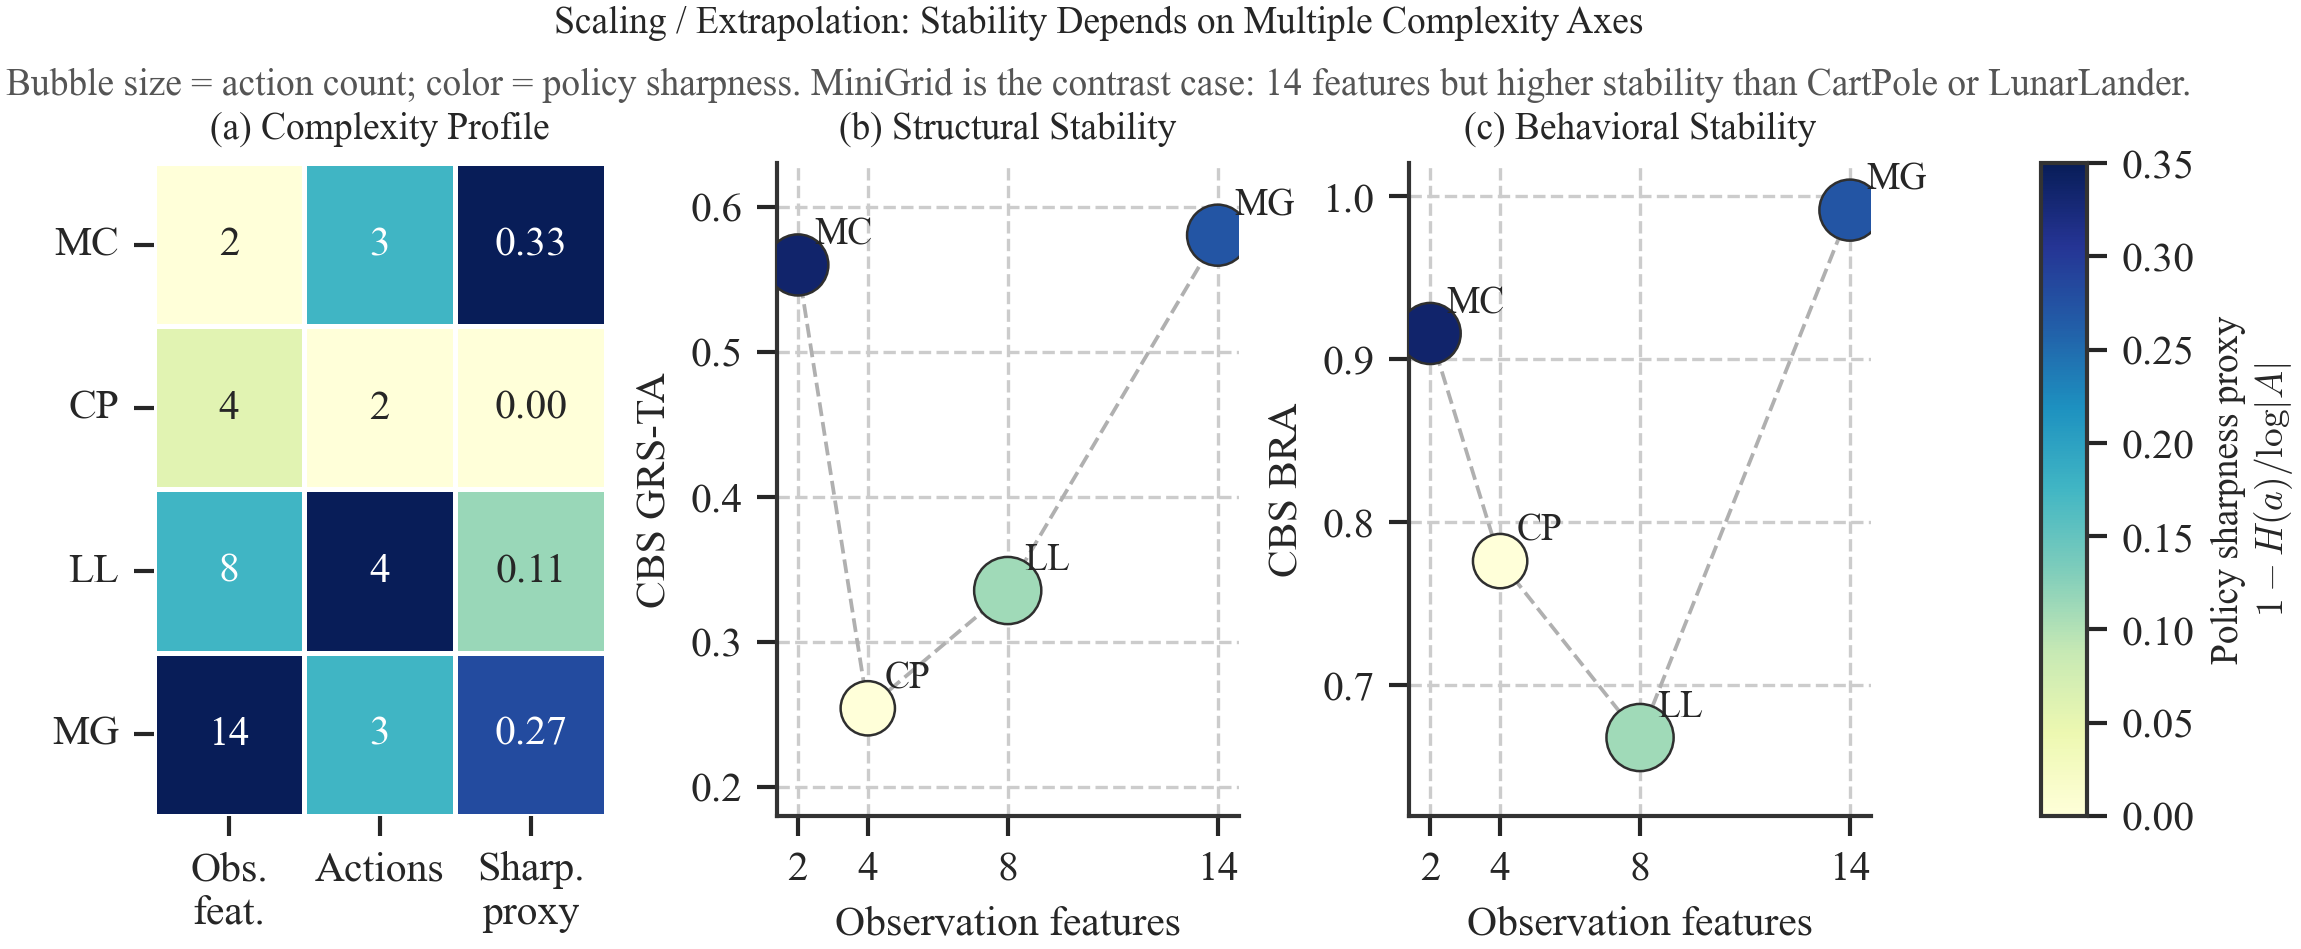

The Python source for this figure:
#!/usr/bin/env python
"""Multi-axis scaling and extrapolation across environments."""

import sys, os
sys.path.insert(0, os.path.dirname(os.path.dirname(os.path.abspath(__file__))))

import numpy as np
import matplotlib.pyplot as plt
import seaborn as sns

from experiments.generate_suite_summary import build_complexity_summary
from figures._style import apply_style, savefig, COL2


CMAP = sns.color_palette("YlGnBu", as_cmap=True)


def _normalize(values):
    values = np.asarray(values, dtype=float)
    span = values.max() - values.min()
    if span == 0:
        return np.full_like(values, 0.5)
    return (values - values.min()) / span


def _point_size(action_count):
    return 80 + 45 * action_count


def main():
    apply_style()
    rows = sorted(build_complexity_summary(), key=lambda row: row["obs_features"])

    env_labels = [row["short"] for row in rows]
    obs_features = np.array([row["obs_features"] for row in rows], dtype=float)
    action_counts = np.array([row["action_count"] for row in rows], dtype=float)
    sharpness = np.array([row["policy_sharpness_proxy"] for row in rows], dtype=float)
    grs_ta = np.array([row["cbs_grs_ta"] for row in rows], dtype=float)
    bra = np.array([row["cbs_bra"] for row in rows], dtype=float)

    heatmap_values = np.column_stack([
        _normalize(obs_features),
        _normalize(action_counts),
        _normalize(sharpness),
    ])
    annotations = np.array([
        [f"{int(row['obs_features'])}", f"{int(row['action_count'])}", f"{row['policy_sharpness_proxy']:.2f}"]
        for row in rows
    ])

    fig = plt.figure(figsize=(COL2, COL2 * 0.49))
    grid = fig.add_gridspec(
        1,
        4,
        width_ratios=[1.0, 1.02, 1.02, 0.10],
        left=0.06,
        right=0.96,
        bottom=0.18,
        top=0.80,
        wspace=0.48,
    )

    ax0 = fig.add_subplot(grid[0, 0])
    sns.heatmap(
        heatmap_values,
        annot=annotations,
        fmt="",
        cmap=CMAP,
        cbar=False,
        linewidths=0.8,
        linecolor="white",
        xticklabels=["Obs.\nfeat.", "Actions", "Sharp.\nproxy"],
        yticklabels=env_labels,
        ax=ax0,
    )
    ax0.set_title("(a) Complexity Profile", fontsize=9)
    ax0.tick_params(axis="x", rotation=0)
    ax0.tick_params(axis="y", rotation=0)

    scatter_kwargs = {
        "c": sharpness,
        "cmap": CMAP,
        "vmin": 0.0,
        "vmax": max(0.35, float(sharpness.max())),
        "edgecolors": "#2F2F2F",
        "linewidths": 0.6,
        "zorder": 3,
    }

    ax1 = fig.add_subplot(grid[0, 1])
    ax1.plot(obs_features, grs_ta, linestyle="--", color="#B0B0B0", linewidth=0.9, zorder=1)
    sc = ax1.scatter(obs_features, grs_ta, s=[_point_size(v) for v in action_counts], **scatter_kwargs)
    for row, x, y in zip(rows, obs_features, grs_ta):
        ax1.annotate(row["short"], (x, y), xytext=(4, 5), textcoords="offset points", fontsize=9)
    ax1.set_title("(b) Structural Stability", fontsize=9)
    ax1.set_xlabel("Observation features")
    ax1.set_ylabel("CBS GRS-TA")
    ax1.set_xticks(obs_features)
    ax1.set_ylim(0.18, 0.63)

    ax2 = fig.add_subplot(grid[0, 2])
    ax2.plot(obs_features, bra, linestyle="--", color="#B0B0B0", linewidth=0.9, zorder=1)
    ax2.scatter(obs_features, bra, s=[_point_size(v) for v in action_counts], **scatter_kwargs)
    for row, x, y in zip(rows, obs_features, bra):
        ax2.annotate(row["short"], (x, y), xytext=(4, 5), textcoords="offset points", fontsize=9)
    ax2.set_title("(c) Behavioral Stability", fontsize=9)
    ax2.set_xlabel("Observation features")
    ax2.set_ylabel("CBS BRA")
    ax2.set_xticks(obs_features)
    ax2.set_ylim(0.62, 1.02)
    cax = fig.add_subplot(grid[0, 3])
    cbar = fig.colorbar(sc, cax=cax)
    cbar.set_label("Policy sharpness proxy\n$1 - H(a)/\\log |A|$", fontsize=9)

    fig.suptitle("Scaling / Extrapolation: Stability Depends on Multiple Complexity Axes", fontsize=9.0, y=0.95)
    fig.text(
        0.5,
        0.865,
        "Bubble size = action count; color = policy sharpness. MiniGrid is the contrast case: 14 features but higher stability than CartPole or LunarLander.",
        ha="center",
        fontsize=9,
        color="#555555",
    )

    savefig(fig, "fig_complexity")


if __name__ == "__main__":
    main()
